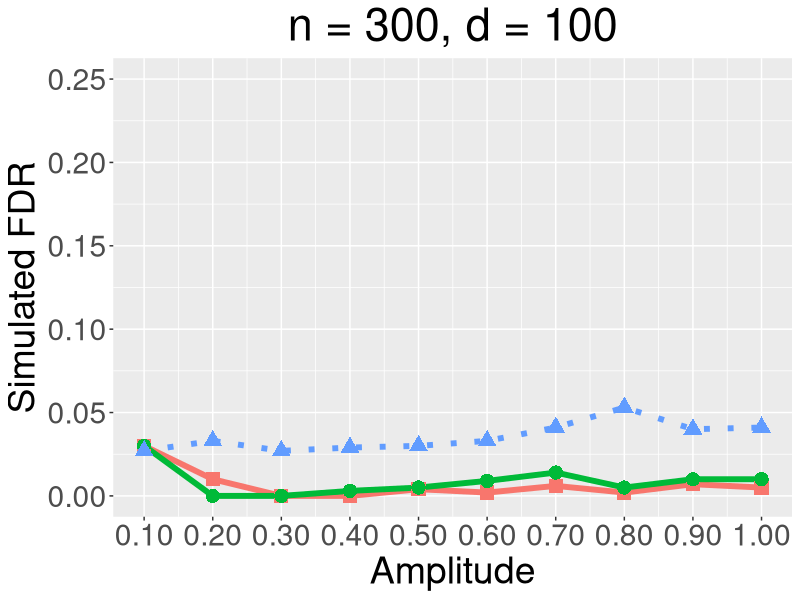
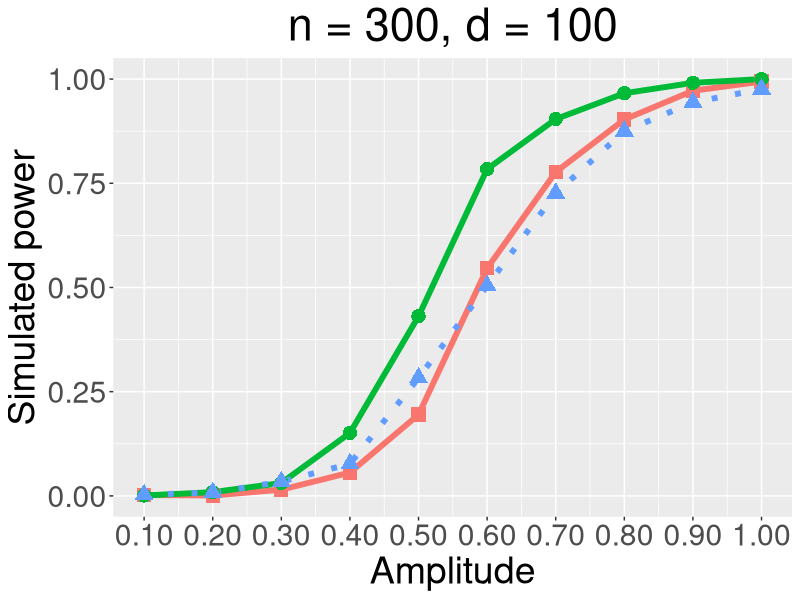
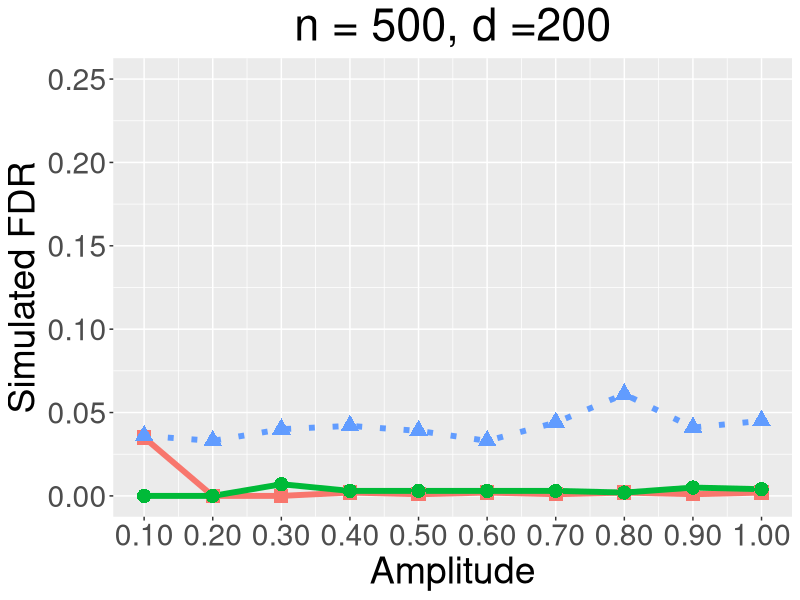
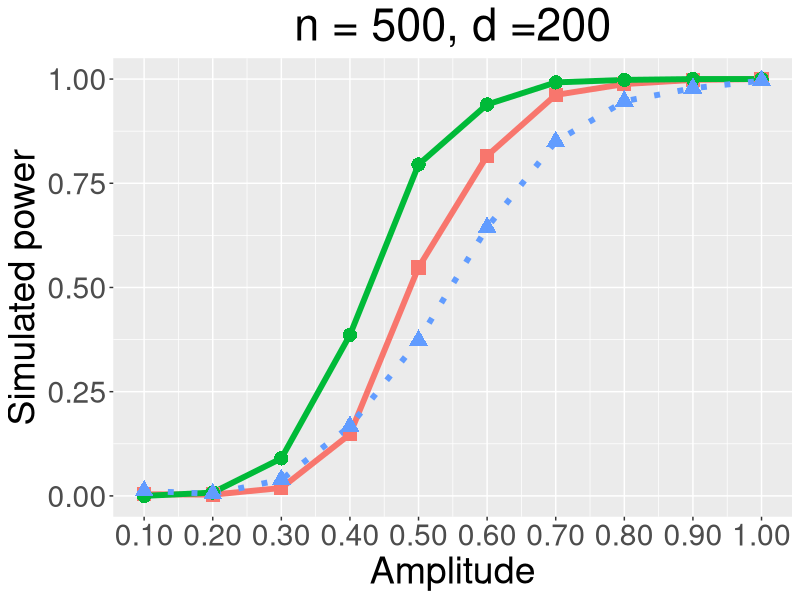
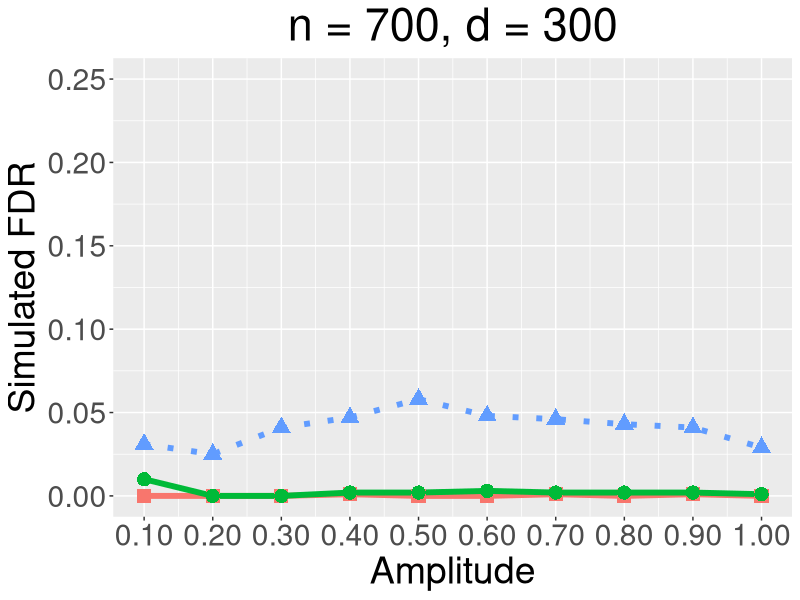
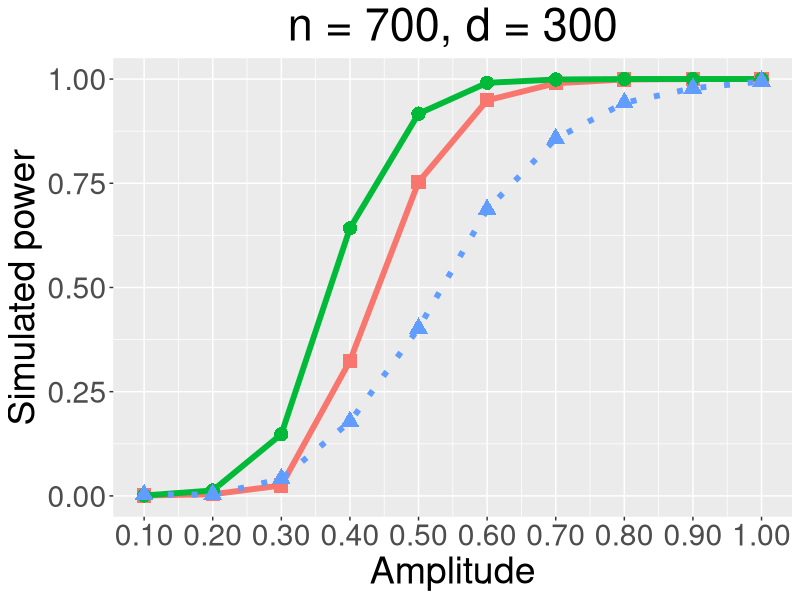
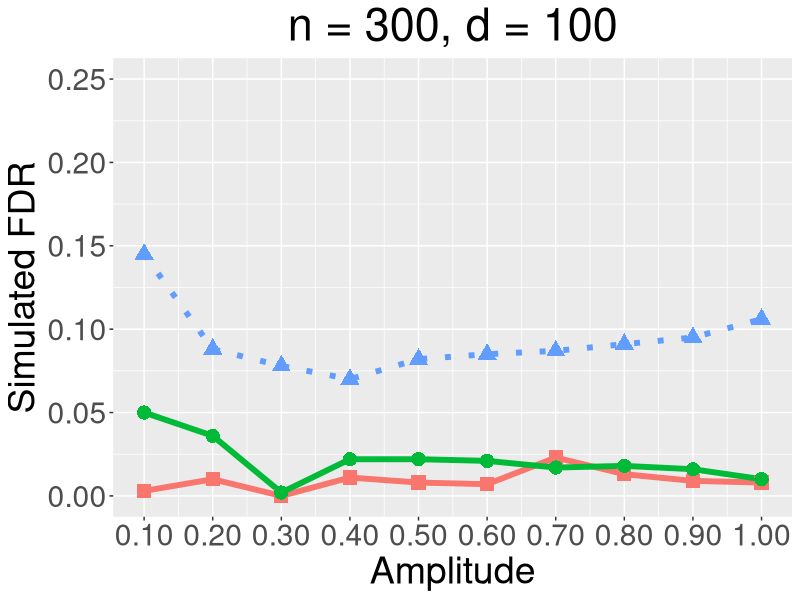
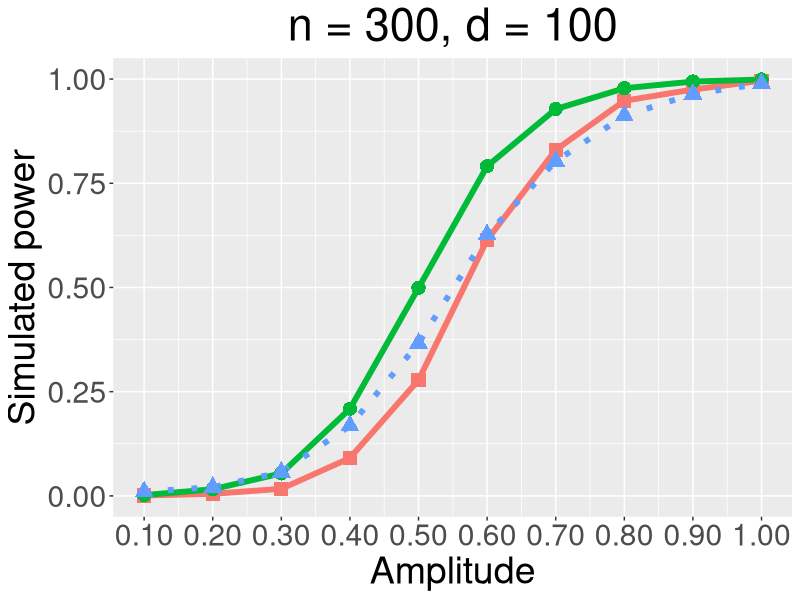

Recreate these plots in R, in order.
library(ggplot2)
# This script presents the results under S5 with FDR level = 0.05.
# We will construct 6 figures, which are 
# 1, n = 200; p = 1*n, 1.5*n, 2*n; rho;
# 2, n = 500; p = 1*n, 1.5*n, 2*n; rho;
# 3, n = 200; p = 1*n, 1.5*n, 2*n; rho;
# 4, n = 500; p = 1*n, 1.5*n, 2*n; rho;
# 5, n = 200; p = 1*n, 1.5*n, 2*n; amp;
# 6, n = 500; p = 1*n, 1.5*n, 2*n; amp.
# Each figure will include 6 subfigures. This script will draw total 36 figures.

# First step, we record the data. Second step, we draw the figure.
# 1st column, 1p method; 2nd column, 2p method; 3rd column, knockoff method.
# Row: larger parameters.

# Figure 1

n200p1fdr_005 = matrix(c(0.030,0.030,0.027,
                         0.010,0,0.033,
                         0,0,0.027,
                         0,0.003,0.029,
                         0.004,0.005,0.030,
                         0.002,0.009,0.033,
                         0.006,0.014,0.041,
                         0.002,0.005,0.053,
                         0.007,0.010,0.040,
                         0.005,0.010,0.041
                         ),
                       byrow = TRUE, nrow = 10, ncol = 3)


n200p1power_005 = matrix(c(0.002,0.001,0.003,
                           0.001,0.009,0.008,
                           0.015,0.031,0.034,
                           0.056,0.151,0.077,
                           0.195,0.431,0.283,
                           0.546,0.784,0.504,
                           0.777,0.904,0.726,
                           0.903,0.966,0.875,
                           0.972,0.991,0.944,
                           0.994,1,0.976
                           ),
                         byrow = TRUE, nrow = 10, ncol = 3)




n200p1.5fdr_005 = matrix(c(0.035,0,0.036,
                           0,0,0.033,
                           0,0.007,0.040,
                           0.002,0.003,0.042,
                           0.001,0.003,0.039,
                           0.002,0.003,0.033,
                           0.001,0.003,0.044,
                           0.002,0.002,0.061,
                           0.001,0.005,0.041,
                           0.002,0.004,0.045
                           ),
                         byrow = TRUE, nrow = 10, ncol = 3)


n200p1.5power_005 = matrix(c(0.004,0,0.012,
                             0.003,0.008,0.005,
                             0.019,0.090,0.039,
                             0.148,0.386,0.167,
                             0.548,0.795,0.373,
                             0.816,0.939,0.644,
                             0.962,0.992,0.850,
                             0.988,0.998,0.947,
                             0.998,1,0.978,
                             1,1,0.996
                             ),
                           byrow = TRUE, nrow = 10, ncol = 3)



# Figure 2

n200p2fdr_005 = matrix(c(0,0.010,0.031,
                         0,0,0.025,
                         0,0,0.041,
                         0.001,0.002,0.047,
                         0,0.002,0.058,
                         0,0.003,0.048,
                         0.001,0.002,0.046,
                         0,0.002,0.043,
                         0.001,0.002,0.041,
                         0,0.001,0.029
                         ),
                       byrow = TRUE, nrow = 10, ncol = 3)


n200p2power_005 = matrix(c(0.001,0.001,0.003,
                           0.004,0.013,0.003,
                           0.025,0.148,0.041,
                           0.324,0.642,0.178,
                           0.753,0.917,0.402,
                           0.949,0.991,0.687,
                           0.990,0.999,0.857,
                           0.999,1,0.943,
                           1,1,0.978,
                           1,1,0.994
                           ),
                         byrow = TRUE, nrow = 10, ncol = 3)




# Figure 5

n200p1fdr_01 = matrix(c(0.003,0.050,0.145,
                        0.010,0.036,0.088,
                        0,0.002,0.078,
                        0.011,0.022,0.070,
                        0.008,0.022,0.082,
                        0.007,0.021,0.085,
                        0.023,0.017,0.087,
                        0.013,0.018,0.091,
                        0.009,0.016,0.095,
                        0.008,0.010,0.106
                        ),
                      byrow = TRUE, nrow = 10, ncol = 3)


n200p1power_01 = matrix(c(0.001,0.002,0.010,
                          0.005,0.016,0.021,
                          0.017,0.054,0.057,
                          0.091,0.209,0.168,
                          0.278,0.499,0.366,
                          0.614,0.791,0.627,
                          0.830,0.928,0.803,
                          0.948,0.978,0.912,
                          0.975,0.994,0.964,
                          0.996,0.999,0.989
                          ),
                        byrow = TRUE, nrow = 10, ncol = 3)


n200p1.5fdr_01 = matrix(c(0.028,0.040,0.024,
                          0,0.017,0.059,
                          0.002,0.001,0.047,
                          0.004,0.007,0.090,
                          0.003,0.007,0.112,
                          0.006,0.009,0.101,
                          0.004,0.007,0.101,
                          0.004,0.011,0.081,
                          0.004,0.007,0.069,
                          0.006,0.011,0.075
                          ),
                        byrow = TRUE, nrow = 10, ncol = 3)


n200p1.5power_01 = matrix(c(0.001,0.001,0.002,
                            0.006,0.016,0.008,
                            0.033,0.104,0.068,
                            0.234,0.458,0.270,
                            0.606,0.823,0.577,
                            0.868,0.948,0.796,
                            0.974,0.993,0.915,
                            0.998,0.999,0.969,
                            1,1,0.990,
                            1,1,0.998
                            ),
                          byrow = TRUE, nrow = 10, ncol = 3)


# Figure 6

n200p2fdr_01 = matrix(c(0.020,0.010,0.070,
                        0.005,0.005,0.049,
                        0,0.006,0.075,
                        0.001,0.003,0.075,
                        0.002,0.005,0.077,
                        0.002,0.004,0.092,
                        0.004,0.006,0.072,
                        0.003,0.005,0.113,
                        0.002,0.005,0.089,
                        0.003,0.006,0.076
                        ),
                      byrow = TRUE, nrow = 10, ncol = 3)


n200p2power_01 = matrix(c(0.001,0.001,0.006,
                          0.007,0.021,0.008,
                          0.067,0.241,0.069,
                          0.415,0.697,0.238,
                          0.859,0.951,0.539,
                          0.978,0.995,0.763,
                          0.997,0.999,0.906,
                          1,1,0.971,
                          1,1,0.993,
                          1,1,0.998
                          ),
                        byrow = TRUE, nrow = 10, ncol = 3)




# Amplitude, 12 figures


# Figure 1-1

# Set x label, it is public.
amplevel = rep(c(0.1,0.2,0.3,0.4,0.5,0.6,0.7,0.8,0.9,1), times = 3)
# Set the type of methods, it is public.
type = rep(c('A','B','C'), each = 10)

points = c('A' = 15, 'B' = 16, 'C' = 17)

# Read the data into dataframe.
fdr11 = c(n200p1fdr_005[,1], n200p1fdr_005[,2], n200p1fdr_005[,3])
df11 = data.frame(amplevel = amplevel, type = type, fdr = fdr11)

# DRAW
n300p100fdr_rho = 
  ggplot(data = df11, mapping = aes(x = amplevel, y = fdr, colour = type, shape = type, linetype = type)) + scale_linetype_manual(values=c("solid", "solid", "dotted")) + scale_shape_manual(values = points)+ geom_line(linewidth = 2) + geom_point(size = 4.5) + scale_x_continuous(name = "Amplitude", breaks = seq(0.1, 1, by = 0.1), labels = c("0.10","0.20","0.30","0.40","0.50","0.60","0.70","0.80","0.90","1.00"), limits = c(0.1, 1)) + scale_y_continuous(name = "Simulated FDR", breaks = seq(0, 0.25, by = 0.05), labels = c("0.00","0.05", "0.10", "0.15", "0.20","0.25"), limits = c(0,0.25)) + ggtitle("n = 300, d = 100") + theme(legend.position = 'none', text = element_text(size = 27), plot.title = element_text(hjust = 0.5)) 

# SAVE
ggsave("n300p100fdr_005.pdf", device = "pdf", path = "C:/Users/朱正天/Desktop/Knockoff_code/Knockoff_pre/S5", width = 8, height = 6)


# Figure 1-2

# Read the data into dataframe.
pwr12 = c(n200p1power_005[,1], n200p1power_005[,2], n200p1power_005[,3])
df12 = data.frame(amplevel = amplevel, type = type, power = pwr12)

# DRAW
n300p100power_rho = 
  ggplot(data = df12, mapping = aes(x = amplevel, y = power, colour = type, shape = type, linetype = type)) + scale_linetype_manual(values=c("solid", "solid", "dotted")) + scale_shape_manual(values = points)+ geom_line(linewidth = 2) + geom_point(size = 4.5) + scale_x_continuous(name = "Amplitude", breaks = seq(0.1, 1, by = 0.1), labels = c("0.10","0.20","0.30","0.40","0.50","0.60","0.70","0.80","0.90","1.00"), limits = c(0.1, 1)) + scale_y_continuous(name = "Simulated power", breaks = seq(0, 1, by = 0.25), labels = c("0.00","0.25", "0.50", "0.75", "1.00"), limits = c(0,1)) + ggtitle("n = 300, d = 100") + theme(legend.position = 'none', text = element_text(size = 27), plot.title = element_text(hjust = 0.5))

# SAVE
ggsave("n300p100power_005.pdf", device = "pdf", path = "C:/Users/朱正天/Desktop/Knockoff_code/Knockoff_pre/S5", width = 8, height = 6)


# Figure 1-3

# Read the data into dataframe.
fdr13 = c(n200p1.5fdr_005[,1], n200p1.5fdr_005[,2], n200p1.5fdr_005[,3])
df13 = data.frame(amplevel = amplevel, type = type, fdr = fdr13)

# DRAW
n500p200fdr_rho = 
  ggplot(data = df13, mapping = aes(x = amplevel, y = fdr, colour = type, shape = type, linetype = type)) + scale_linetype_manual(values=c("solid", "solid", "dotted")) + scale_shape_manual(values = points)+ geom_line(linewidth = 2) + geom_point(size = 4.5) + scale_x_continuous(name = "Amplitude", breaks = seq(0.1, 1, by = 0.1), labels = c("0.10","0.20","0.30","0.40","0.50","0.60","0.70","0.80","0.90","1.00"), limits = c(0.1, 1)) + scale_y_continuous(name = "Simulated FDR", breaks = seq(0, 0.25, by = 0.05), labels = c("0.00","0.05", "0.10", "0.15", "0.20","0.25"), limits = c(0,0.25)) + ggtitle("n = 500, d =200") + theme(legend.position = 'none', text = element_text(size = 27), plot.title = element_text(hjust = 0.5)) 

# SAVE
ggsave("n500p200fdr_005.pdf", device = "pdf", path = "C:/Users/朱正天/Desktop/Knockoff_code/Knockoff_pre/S5", width = 8, height = 6)


# Figure 1-4

# Read the data into dataframe.
pwr14 = c(n200p1.5power_005[,1], n200p1.5power_005[,2], n200p1.5power_005[,3])
df14 = data.frame(amplevel = amplevel, type = type, power = pwr14)

# DRAW
n500p200power_rho = 
  ggplot(data = df14, mapping = aes(x = amplevel, y = power, colour = type, shape = type, linetype = type)) + scale_linetype_manual(values=c("solid", "solid", "dotted")) + scale_shape_manual(values = points)+ geom_line(linewidth = 2) + geom_point(size = 4.5) + scale_x_continuous(name = "Amplitude", breaks = seq(0.1, 1, by = 0.1), labels = c("0.10","0.20","0.30","0.40","0.50","0.60","0.70","0.80","0.90","1.00"), limits = c(0.1, 1)) + scale_y_continuous(name = "Simulated power", breaks = seq(0, 1, by = 0.25), labels = c("0.00","0.25", "0.50", "0.75", "1.00"), limits = c(0,1)) + ggtitle("n = 500, d =200") + theme(legend.position = 'none', text = element_text(size = 27), plot.title = element_text(hjust = 0.5))

# SAVE
ggsave("n500p200power_005.pdf", device = "pdf", path = "C:/Users/朱正天/Desktop/Knockoff_code/Knockoff_pre/S5", width = 8, height = 6)


# Figure 1-9

# Read the data into dataframe.
fdr19 = c(n200p2fdr_005[,1], n200p2fdr_005[,2], n200p2fdr_005[,3])
df19 = data.frame(amplevel = amplevel, type = type, fdr = fdr19)

# DRAW
n500p750fdr_rho = 
  ggplot(data = df19, mapping = aes(x = amplevel, y = fdr, colour = type, shape = type, linetype = type)) + scale_linetype_manual(values=c("solid", "solid", "dotted")) + scale_shape_manual(values = points)+ geom_line(linewidth = 2) + geom_point(size = 4.5) + scale_x_continuous(name = "Amplitude", breaks = seq(0.1, 1, by = 0.1), labels = c("0.10","0.20","0.30","0.40","0.50","0.60","0.70","0.80","0.90","1.00"), limits = c(0.1, 1)) + scale_y_continuous(name = "Simulated FDR", breaks = seq(0, 0.25, by = 0.05), labels = c("0.00","0.05", "0.10", "0.15", "0.20","0.25"), limits = c(0,0.25)) + ggtitle("n = 700, d = 300") + theme(legend.position = 'none', text = element_text(size = 27), plot.title = element_text(hjust = 0.5)) 

# SAVE
ggsave("n700p300fdr_005.pdf", device = "pdf", path = "C:/Users/朱正天/Desktop/Knockoff_code/Knockoff_pre/S5", width = 8, height = 6)


# Figure 1-10

# Read the data into dataframe.
pwr110 = c(n200p2power_005[,1], n200p2power_005[,2], n200p2power_005[,3])
df110 = data.frame(amplevel = amplevel, type = type, power = pwr110)

# DRAW
n500p750power_rho = 
  ggplot(data = df110, mapping = aes(x = amplevel, y = power, colour = type, shape = type, linetype = type)) + scale_linetype_manual(values=c("solid", "solid", "dotted")) + scale_shape_manual(values = points)+ geom_line(linewidth = 2) + geom_point(size = 4.5) + scale_x_continuous(name = "Amplitude", breaks = seq(0.1, 1, by = 0.1), labels = c("0.10","0.20","0.30","0.40","0.50","0.60","0.70","0.80","0.90","1.00"), limits = c(0.1, 1)) + scale_y_continuous(name = "Simulated power", breaks = seq(0, 1, by = 0.25), labels = c("0.00","0.25", "0.50", "0.75", "1.00"), limits = c(0,1)) + ggtitle("n = 700, d = 300") + theme(legend.position = 'none', text = element_text(size = 27), plot.title = element_text(hjust = 0.5))

# SAVE
ggsave("n700p300power_005.pdf", device = "pdf", path = "C:/Users/朱正天/Desktop/Knockoff_code/Knockoff_pre/S5", width = 8, height = 6)




# Amp, 12 figures


# Figure 2-1
# Set x label, it is public.
amp = rep(c(0.1,0.2,0.3,0.4,0.5,0.6,0.7,0.8,0.9,1), times = 3)

# Read the data into dataframe.
fdr21 = c(n200p1fdr_01[,1], n200p1fdr_01[,2], n200p1fdr_01[,3])
df21 = data.frame(amp = amp, type = type, fdr = fdr21)

# DRAW
n300p100fdr_amp = 
  ggplot(data = df21, mapping = aes(x = amp, y = fdr, colour = type, shape = type, linetype = type)) + scale_linetype_manual(values=c("solid", "solid", "dotted")) + scale_shape_manual(values = points)+ geom_line(linewidth = 2) + geom_point(size = 4.5) + scale_x_continuous(name = "Amplitude", breaks = seq(0.1, 1, by = 0.1), labels = c("0.10","0.20","0.30","0.40","0.50","0.60","0.70","0.80","0.90","1.00"), limits = c(0.1, 1)) + ggtitle("n = 300, d = 100") + theme(legend.position = 'none', text = element_text(size = 27), plot.title = element_text(hjust = 0.5)) + scale_y_continuous(name = "Simulated FDR", breaks = seq(0, 0.25, by = 0.05), labels = c("0.00","0.05", "0.10", "0.15", "0.20","0.25"), limits = c(0,0.25))

# SAVE
ggsave("n300p100fdr_01.pdf", device = "pdf", path = "C:/Users/朱正天/Desktop/Knockoff_code/Knockoff_pre/S5", width = 8, height = 6)


# Figure 2-2

# Read the data into dataframe.
pwr22 = c(n200p1power_01[,1], n200p1power_01[,2], n200p1power_01[,3])
df22 = data.frame(amp = amp, type = type, power = pwr22)

# DRAW
n300p100power_amp = 
  ggplot(data = df22, mapping = aes(x = amp, y = power, colour = type, shape = type, linetype = type)) + scale_linetype_manual(values=c("solid", "solid", "dotted")) + scale_shape_manual(values = points)+ geom_line(linewidth = 2) + geom_point(size = 4.5) + scale_x_continuous(name = "Amplitude", breaks = seq(0.1, 1, by = 0.1), labels = c("0.10","0.20","0.30","0.40","0.50","0.60","0.70","0.80","0.90","1.00"), limits = c(0.1, 1)) + scale_y_continuous(name = "Simulated power", breaks = seq(0, 1, by = 0.25), labels = c("0.00","0.25", "0.50", "0.75", "1.00"), limits = c(0,1)) + ggtitle("n = 300, d = 100") + theme(legend.position = 'none', text = element_text(size = 27), plot.title = element_text(hjust = 0.5))

# SAVE
ggsave("n300p100power_01.pdf", device = "pdf", path = "C:/Users/朱正天/Desktop/Knockoff_code/Knockoff_pre/S5", width = 8, height = 6)



# Figure 2-3

# Read the data into dataframe.
fdr23 = c(n200p1.5fdr_01[,1], n200p1.5fdr_01[,2], n200p1.5fdr_01[,3])
df23 = data.frame(amp = amp, type = type, fdr = fdr23)

# DRAW
n500p200fdr_amp = 
  ggplot(data = df23, mapping = aes(x = amp, y = fdr, colour = type, shape = type, linetype = type)) + scale_linetype_manual(values=c("solid", "solid", "dotted")) + scale_shape_manual(values = points)+ geom_line(linewidth = 2) + geom_point(size = 4.5) + scale_x_continuous(name = "Amplitude", breaks = seq(0.1, 1, by = 0.1), labels = c("0.10","0.20","0.30","0.40","0.50","0.60","0.70","0.80","0.90","1.00"), limits = c(0.1, 1)) + ggtitle("n = 500, d =200") + theme(legend.position = 'none', text = element_text(size = 27), plot.title = element_text(hjust = 0.5)) + scale_y_continuous(name = "Simulated FDR", breaks = seq(0, 0.25, by = 0.05), labels = c("0.00","0.05", "0.10", "0.15", "0.20","0.25"), limits = c(0,0.25))

# SAVE
ggsave("n500p200fdr_01.pdf", device = "pdf", path = "C:/Users/朱正天/Desktop/Knockoff_code/Knockoff_pre/S5", width = 8, height = 6)


# Figure 2-4

# Read the data into dataframe.
pwr24 = c(n200p1.5power_01[,1], n200p1.5power_01[,2], n200p1.5power_01[,3])
df24 = data.frame(amp = amp, type = type, power = pwr24)

# DRAW
n500p200power_amp = 
  ggplot(data = df24, mapping = aes(x = amp, y = power, colour = type, shape = type, linetype = type)) + scale_linetype_manual(values=c("solid", "solid", "dotted")) + scale_shape_manual(values = points)+ geom_line(linewidth = 2) + geom_point(size = 4.5) + scale_x_continuous(name = "Amplitude", breaks = seq(0.1, 1, by = 0.1), labels = c("0.10","0.20","0.30","0.40","0.50","0.60","0.70","0.80","0.90","1.00"), limits = c(0.1, 1)) + scale_y_continuous(name = "Simulated power", breaks = seq(0, 1, by = 0.25), labels = c("0.00","0.25", "0.50", "0.75", "1.00"), limits = c(0,1)) + ggtitle("n = 500, d =200") + theme(legend.position = 'none', text = element_text(size = 27), plot.title = element_text(hjust = 0.5))

# SAVE
ggsave("n500p200power_01.pdf", device = "pdf", path = "C:/Users/朱正天/Desktop/Knockoff_code/Knockoff_pre/S5", width = 8, height = 6)


# Figure 2-9

# Read the data into dataframe.
fdr29 = c(n200p2fdr_01[,1], n200p2fdr_01[,2], n200p2fdr_01[,3])
df29 = data.frame(amp = amp, type = type, fdr = fdr29)

# DRAW
n500p750fdr_amp = 
  ggplot(data = df29, mapping = aes(x = amp, y = fdr, colour = type, shape = type, linetype = type)) + scale_linetype_manual(values=c("solid", "solid", "dotted")) + scale_shape_manual(values = points)+ geom_line(linewidth = 2) + geom_point(size = 4.5) + scale_x_continuous(name = "Amplitude", breaks = seq(0.1, 1, by = 0.1), labels = c("0.10","0.20","0.30","0.40","0.50","0.60","0.70","0.80","0.90","1.00"), limits = c(0.1, 1)) + ggtitle("n = 700, d = 300") + theme(legend.position = 'none', text = element_text(size = 27), plot.title = element_text(hjust = 0.5)) + scale_y_continuous(name = "Simulated FDR", breaks = seq(0, 0.25, by = 0.05), labels = c("0.00","0.05", "0.10", "0.15", "0.20","0.25"), limits = c(0,0.25))

# SAVE
ggsave("n700p300fdr_01.pdf", device = "pdf", path = "C:/Users/朱正天/Desktop/Knockoff_code/Knockoff_pre/S5", width = 8, height = 6)


# Figure 2-10

# Read the data into dataframe.
pwr210 = c(n200p2power_01[,1], n200p2power_01[,2], n200p2power_01[,3])
df210 = data.frame(amp = amp, type = type, power = pwr210)

# DRAW
n500p750power_amp = 
  ggplot(data = df210, mapping = aes(x = amp, y = power, colour = type, shape = type, linetype = type)) + scale_linetype_manual(values=c("solid", "solid", "dotted")) + scale_shape_manual(values = points)+ geom_line(linewidth = 2) + geom_point(size = 4.5) + scale_x_continuous(name = "Amplitude", breaks = seq(0.1, 1, by = 0.1), labels = c("0.10","0.20","0.30","0.40","0.50","0.60","0.70","0.80","0.90","1.00"), limits = c(0.1, 1)) + scale_y_continuous(name = "Simulated power", breaks = seq(0, 1, by = 0.25), labels = c("0.00","0.25", "0.50", "0.75", "1.00"), limits = c(0,1)) + ggtitle("n = 700, d = 300") + theme(legend.position = 'none', text = element_text(size = 27), plot.title = element_text(hjust = 0.5))

# SAVE
ggsave("n700p300power_01.pdf", device = "pdf", path = "C:/Users/朱正天/Desktop/Knockoff_code/Knockoff_pre/S5", width = 8, height = 6)





